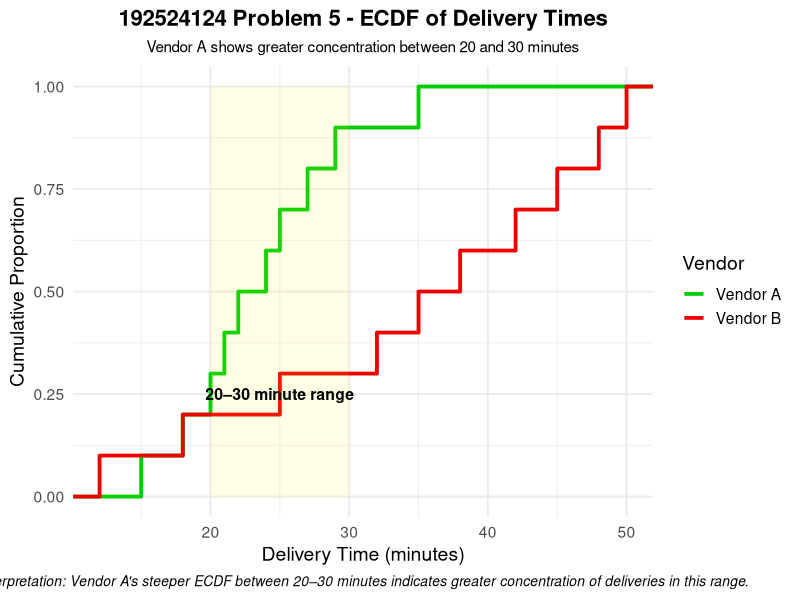

Recreate this plot in R.
# Problem 5 - ECDF Comparison

library(ggplot2)

delivery <- data.frame(
  Vendor = c(
    rep("Vendor A", 10),
    rep("Vendor B", 10)
  ),
  Time = c(
    15, 18, 20, 21, 22, 24, 25, 27, 29, 35,
    12, 18, 25, 32, 35, 38, 42, 45, 48, 50
  )
)

ggplot(
  delivery,
  aes(
    x = Time,
    color = Vendor
  )
) +
  
  stat_ecdf(
    linewidth = 1.3
  ) +
  
  scale_color_manual(
    values = c(
      "Vendor A" = "green3",
      "Vendor B" = "red2"
    )
  ) +
  
  labs(
    title = "192524124 Problem 5 - ECDF of Delivery Times",
    subtitle = "Vendor A shows greater concentration between 20 and 30 minutes",
    x = "Delivery Time (minutes)",
    y = "Cumulative Proportion",
    color = "Vendor",
    caption = "Interpretation: Vendor A's steeper ECDF between 20–30 minutes indicates greater concentration of deliveries in this range."
  ) +
  
  annotate(
    "rect",
    xmin = 20,
    xmax = 30,
    ymin = 0,
    ymax = 1,
    alpha = 0.1,
    fill = "yellow"
  ) +
  
  annotate(
    "text",
    x = 25,
    y = 0.25,
    label = "20–30 minute range",
    fontface = "bold",
    size = 4
  ) +
  
  theme_minimal(base_size = 14) +
  
  theme(
    plot.title = element_text(
      hjust = 0.5,
      face = "bold",
      size = 16
    ),
    plot.subtitle = element_text(
      hjust = 0.5,
      size = 11
    ),
    plot.caption = element_text(
      hjust = 0.5,
      face = "italic",
      size = 10
    )
  )
